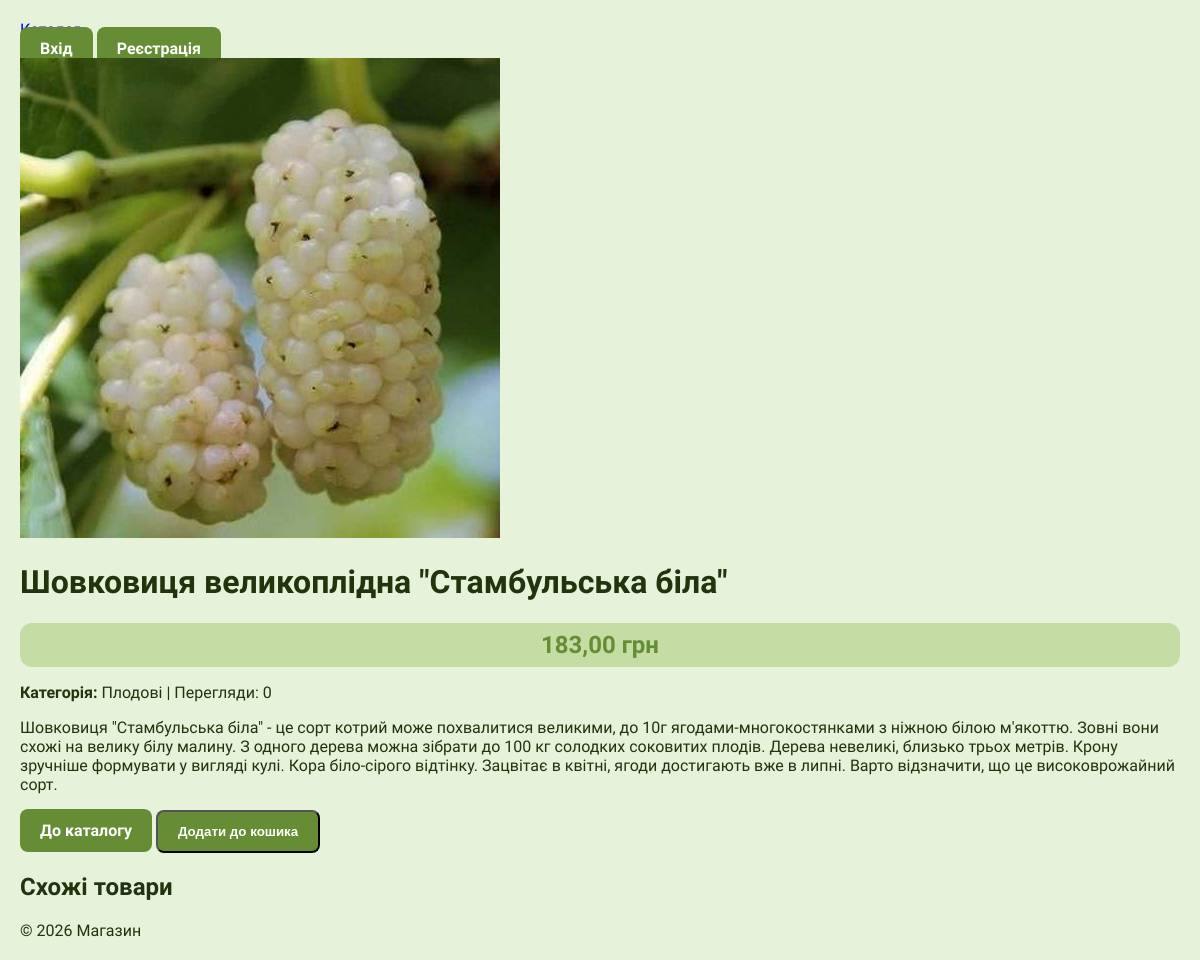
Before: /product/6/shovkovicya-velikoplidna-stambulska-bila/ with the older database file.
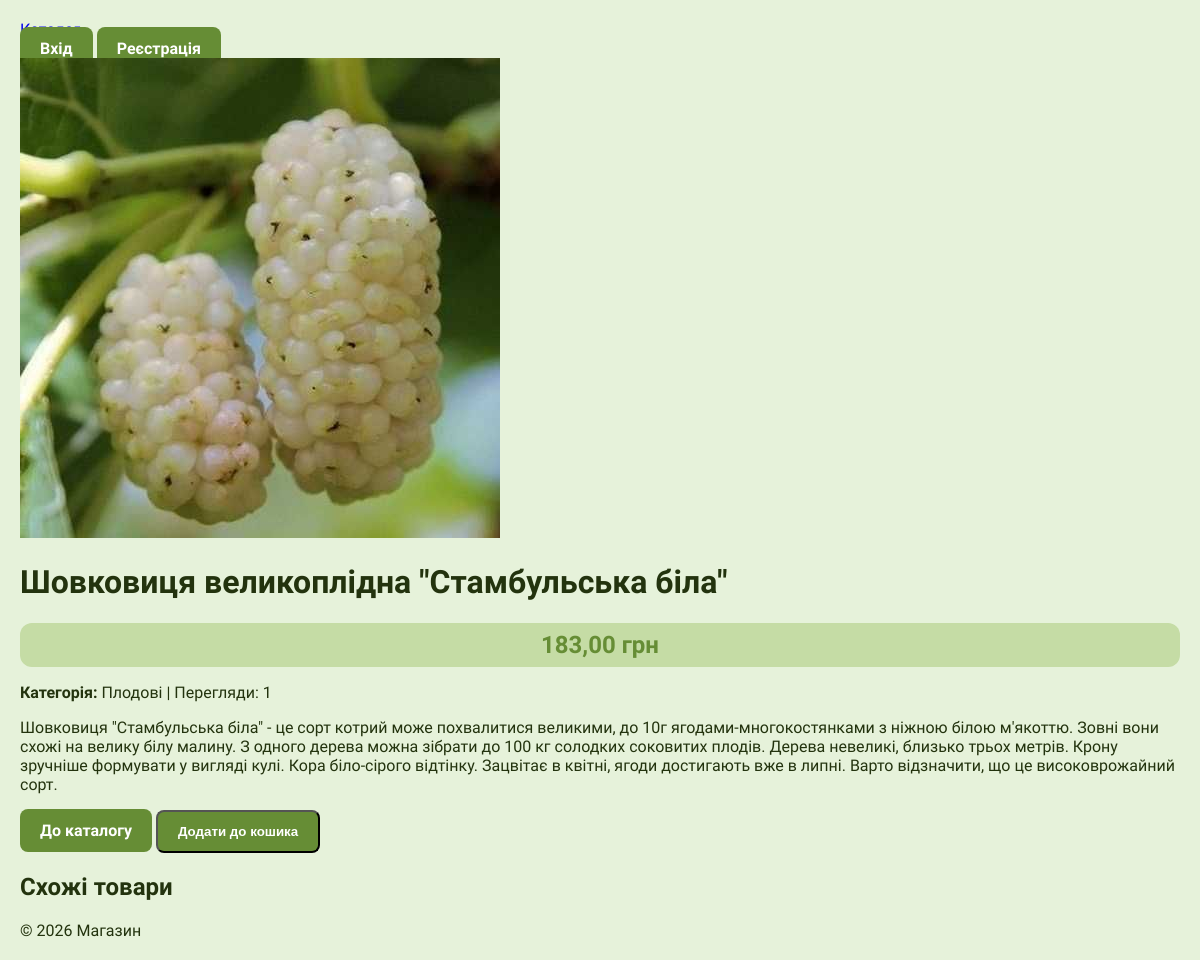
After: the same page with the newer database file.
### main/models.py (models this page shows, shortened)
class Product(models.Model):
    category = models.ForeignKey(
        Category,
        on_delete=models.CASCADE,
        related_name='products',
        verbose_name="Категорія",
        null=True,
        blank=True
    )
    name = models.CharField(max_length=200, verbose_name="Назва")
    slug = models.SlugField(
        max_length=200,
        unique=True,
        verbose_name="Slug",
        null=True,
        blank=True
    )
    description = models.TextField(verbose_name="Опис")
    price = models.DecimalField(max_digits=10, decimal_places=2, verbose_name="Ціна")
    image = models.ImageField(upload_to="products/%Y/%m/%d", blank=True, null=True, verbose_name="Зображення")
    views = models.PositiveIntegerField(default=0, verbose_name="Перегляди")
    featured = models.BooleanField(default=False, verbose_name="Рекомендований")
    is_available = models.BooleanField(default=True, verbose_name="В наявності")
    created_at = models.DateTimeField(auto_now_add=True)
    updated_at = models.DateTimeField(auto_now=True)
    class Meta:
        ordering = ['-created_at']
        verbose_name = "Товар"
        verbose_name_plural = "Товари"

class Category(models.Model):
    name = models.CharField(max_length=100, db_index=True, verbose_name="Назва")
    slug = models.SlugField(max_length=100, unique=True, verbose_name="Slug")
    description = models.TextField(blank=True, verbose_name="Опис")
    image = models.ImageField(upload_to="categories/", blank=True, null=True, verbose_name="Зображення")
    is_active = models.BooleanField(default=True, verbose_name="Активна")
    class Meta:
        ordering = ['name']
        verbose_name = "Категорія"
        verbose_name_plural = "Категорії"
    def __str__(self):
        return self.name

### main/views.py (the view)
# urls.py: path('product/<int:id>/<slug:slug>/', views.product_detail, name='product_detail'),
def product_detail(request, id, slug):
    product = get_object_or_404(Product, id=id, slug=slug, is_available=True)
    return render(request, 'main/product_detail.html', {'product': product})

### accounts/views.py (called while the page is built)
    def __call__(self, request):
        if request.path.startswith('/admin/'):
            if not request.user.is_authenticated or not request.user.is_staff:
                return redirect('main:product_list')
        return self.get_response(request)

### main/templates/main/product_detail.html (shortened to what this page needs)
{% extends 'main/base.html' %}
{% load static %}
{% block content %}
<div class="product-detail">
  {% if product.image %}<img src="{{ product.image.url }}" alt="{{ product.name }}"/>{% endif %}
  <h1>{{ product.name }}</h1>
  <p class="price">{{ product.price }} грн</p>
  <p>
    <strong>Категорія:</strong> {{ product.category }} | Перегляди: {{product.views }}
  </p>
  <div class="description">{{ product.description|linebreaks }}</div>
  <a href="{% url 'main:product_list' %}" class="btn">До каталогу</a>
  <button class="btn">Додати до кошика</button>
</div>
<h2>Схожі товари</h2>
{% endblock %}

### main/templates/main/base.html (shortened to what this page needs)
{% load static %}
<!doctype html>
<html lang="uk">
  <head>
    <link rel="stylesheet" href="{% static 'css/style.css' %}" />
  </head>
  <body>
    <header>
      <nav>
        <a href="{% url 'main:product_list' %}">Каталог</a>
      </nav>
      <div class="auth-buttons">
        {% if user.is_authenticated %}
        {% if user.is_staff %}<a class="btn btn-primary" href="{% url 'admin:index' %}">Адмінка</a>{% endif %}
        <a class="btn btn-primary" href="{% url 'accounts:profile' %}">Профіль</a>
        <a class="btn btn-primary" href="{% url 'accounts:logout' %}">Вийти</a>
        {% else %}
        <a class="btn btn-primary" href="{% url 'accounts:login' %}">Вхід</a>
        <a class="btn btn-primary" href="{% url 'accounts:register' %}">Реєстрація</a>
        {% endif %}
      </div>
    </header>
    <main>{% block content %}{% endblock %}</main>
    <footer>© 2026 Магазин</footer>
  </body>
</html>

### static/css/style.css (style rules this page uses)
:root { --color-1: #e6f2da; --color-2: #c5dca5; --color-3: #a1c76b; --color-4: #668d35; --color-5: #3d5618; --color-6: #23330e; --transparent-color-1: rgba(197, 220, 165, 0.5); --transparent-color-2: rgba(161, 199, 107, 0.5); --transparent-color-3: rgba(102, 141, 53, 0.5); --transparent-color-4: rgba(61, 86, 24, 0.5); --transparent-color-5: rgba(35, 51, 14, 0.5); --transparent-color-6: rgba(27, 39, 3, 0.5); --font-1: "Science Gothic", sans-serif; --font-2: "Fira Sans", sans-serif; }
body { font-family: var(--font-2); margin: 0; padding: 20px; background: var(--color-1); color: var(--color-6); min-height: 100vh; }
p.price { font-family: var(--font-1); font-size: 1.5rem; font-weight: 700; color: var(--color-4); background: var(--color-2); padding: 8px 16px; border-radius: 12px; text-align: center; margin: 12px 0; }
.btn { margin-top: auto; background: var(--color-4); color: white; padding: 12px 20px; text-align: center; border: center; text-decoration: none; border-radius: 8px; font-weight: 600; transition: background 0.2s; }

Changed rows visible on the page:
changed Product "Шовковиця великоплідна \"Стамбульська біла\"": views "0" → "1"
